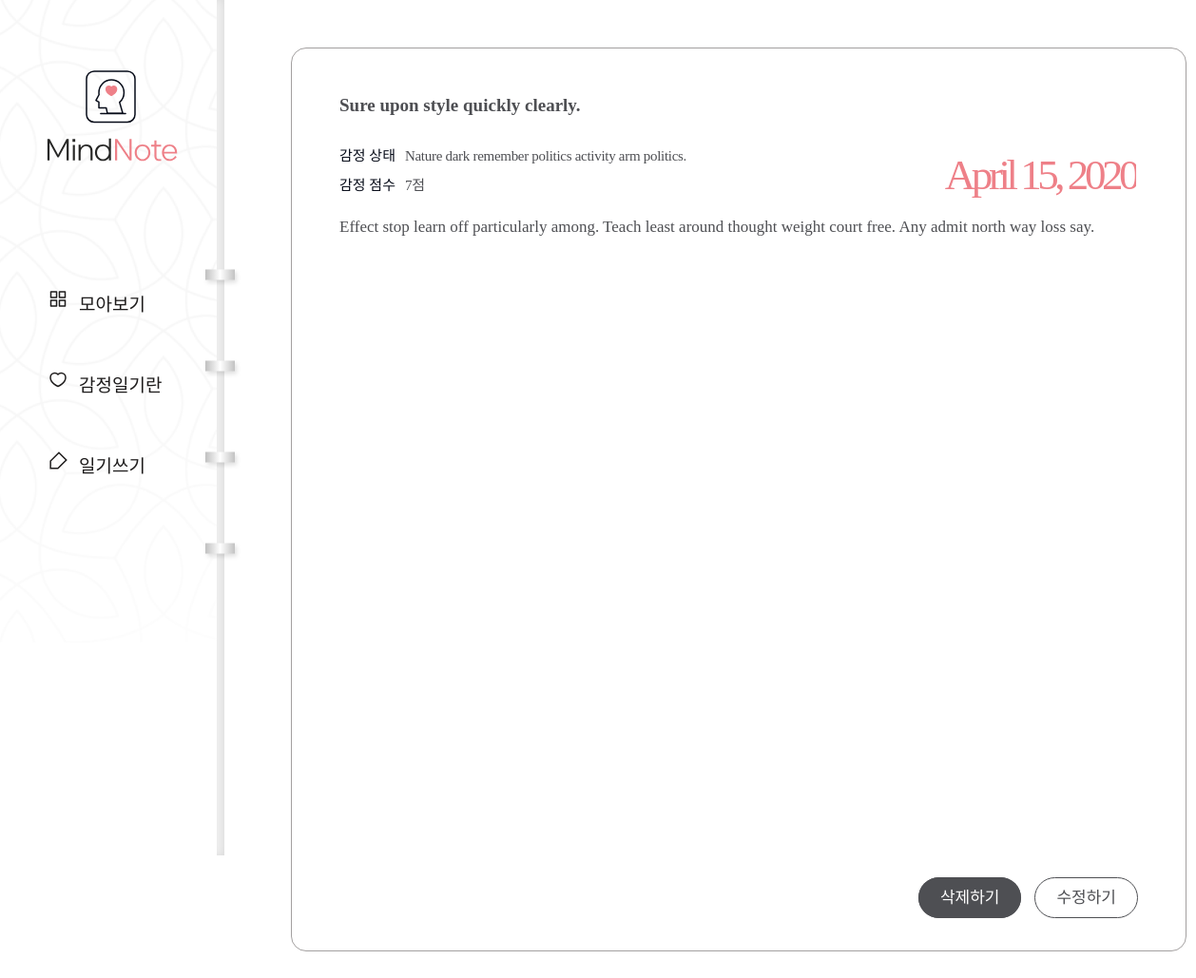
The app's page /diary/18/ with its own data.
### diary/models.py (models this page shows, shortened)
class Page(models.Model):
    title = models.CharField(max_length=100, validators=[validate_no_hash])
    content = models.TextField(validators=[validate_no_hash])
    feeling = models.CharField(max_length=80, validators=[validate_no_number, validate_no_hash])
    score = models.IntegerField(validators=[validate_score])
    dt_created = models.DateField()

### diary/views.py (the view)
# urls.py: path('diary/<int:page_id>/', views.PageDetailView.as_view(), name='page-detail'),
class PageDetailView(DetailView):
    model = Page
    template_name = 'diary/page_detail.html'
    pk_url_kwarg = 'page_id'
    context_object_name = 'page'

### diary/templates/diary/page_detail.html
{% extends './base.html' %}
{% load static %}
{% block content %}
<div class="wrap-notetext">
    <div class="notetext">
        <div class="text-box">
            <h2>{{page.title}}</h2>
            <div class="state">
                <p>감정 상태</p>
                <span>{{page.feeling}}</span>
            </div>
            <div class="score">
                <p>감정 점수</p>
                <span>{{page.score}}점</span>
            </div>
            <div class="date">
            <span>{{page.dt_created}}</span>
            </div>
            <div class="detail">{{page.content|linebreaksbr}}</div>
            <div class="notetext-btn">
                <ul>
                    <li><a href="{% url 'page-delete' page.id %}">삭제하기</a></li>
                    <li><a href="{% url 'page-update' page.id %}">수정하기</a></li>
                </ul>
            </div>
        </div>
    </div>
</div>
{% endblock content %}

### diary/static/diary/css/styles.css (style rules this page uses)
h1,h2,h3,p,a,ul,li { margin: 0; padding: 0; font-family: 'NanumSquare'; list-style: none; text-decoration: none; outline: none; }
html { position: relative; min-height: 100%; margin: 0; }
body { margin: 0; padding: 0; -webkit-font-smoothing: antialiased; -moz-osx-font-smoothing: auto; }
.wrap-notetext { padding-left: 236px; padding-top: 50px; padding-bottom: 150px; }
.notetext { margin: 0 70px; }
.text-box { position: relative; width: 840px; height: 100%; min-height: 800px; max-height: 1040px; margin: 0 auto; padding: 49px 50px 100px; border-radius: 16px; border: solid 1px #a3a0a0; background-color: #ffffff; }
.text-box h2 { padding-bottom: 30px; font-family: 'NanumBarunpen'; color: #4e4f53; font-size: 19px; font-weight: bold; }
.text-box .state p { display: inline-block; font-family: 'NanumSquare'; color: #060b18; font-size: 15px; }
.text-box .state span { padding-left: 6px; font-family: 'NanumBarunpen'; color: #4e4f53; font-size: 15px; letter-spacing: -0.29px; }
.text-box .score { padding: 10px 0 20px; }
.text-box .score p { display: inline-block; font-family: 'NanumSquare'; color: #060b18; font-size: 15px; }
.text-box .score span { padding-left: 6px; font-family: 'NanumBarunpen'; color: #4e4f53; font-size: 15px; letter-spacing: -0.29px; }
.text-box .date { overflow: hidden; position: absolute; top: 107px; right: 52px; }
.text-box .date span { float: left; font-family: 'NanumSquare'; color: #ee8088; font-size: 45px; letter-spacing: -4.47px; }
.text-box .detail { overflow-y: scroll; max-height: 800px; font-family: 'NanumBarunpen'; color: #4e4f53; font-size: 17px; line-height: 1.8; }
.text-box .notetext-btn { position: absolute; right: 50px; bottom: 45px; }
.text-box .notetext-btn li { display: inline-block; }
.text-box .notetext-btn li a { padding: 11px 22px; font-family: 'NanumSquare'; color: #fff; font-size: 17px; background-color: #4e4f53; border: solid 1px #4e4f53; border-radius: 22.5px; }
.text-box .notetext-btn li:last-child a { margin-left: 10px; color: #4e4f53; background-color: transparent; }

### records on screen
Page: title "Sure upon style quickly clearly.", feeling "Nature dark remember politics activity arm politics.", score "7", dt_created "April 15, 2020", content "Effect stop learn off particularly among. Teach least around thought weight court free. Any admit north way loss say."
